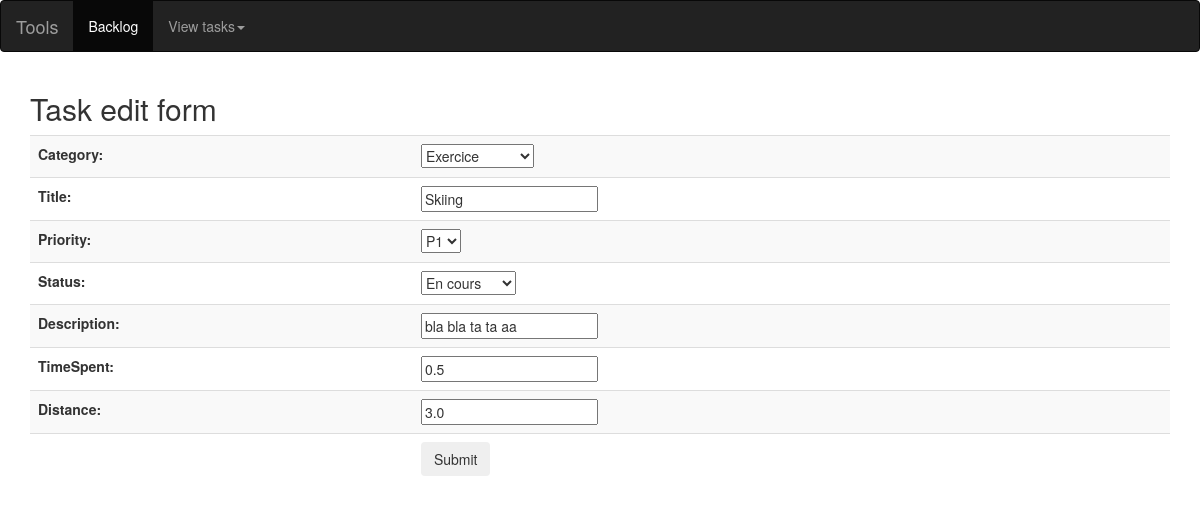
The app's page /todo/taskedit/12 with its own data.
### todo/models.py (models this page shows, shortened)
class Todo(models.Model):
    priorityChoices = (
        ('1', 'P1'),
        ('2', 'P2'),
        ('3', 'P3'),
    )
    statusChoices = (
        ('ND', 'Non débuté'),
        ('EC', 'En cours'),
        ('T', 'Terminé'),
    )
    category = models.ForeignKey(Type, on_delete=models.SET_NULL, null=True)
    title = models.CharField(max_length=100)
    dateCreated = models.DateField(auto_now_add=True,null=True, blank=True)
    priority = models.CharField(max_length=3, choices=priorityChoices, default='1')
    status = models.CharField(max_length=10,choices=statusChoices,default='ND')
    description = models.CharField(max_length=100,default='',null=True,blank=True)
    timeSpent = models.FloatField(null=True,blank=True,default=None)
    distance = models.FloatField(null=True,blank=True,default=None)
    upDate = models.DateField(null=True,blank=True)
    def __init__(self, *args, **kwargs):
        super(Todo, self).__init__(*args, **kwargs)

### todo/views.py (the view)
# urls.py: path('todo/taskedit/', views.taskedit, name='taskedit'),
def taskedit(request,test=None):
    submitted = False
    if test != None:
        task = get_object_or_404(Todo, id=test)
    else:
        task = None
    if request.method == 'POST':
        form = TodoForm(request.POST, instance=task)
        if form.is_valid():
            form.save()
            return redirect('list')
    else:
        form = TodoForm(instance=task)
    if 'submitted' in request.GET:
        submitted = True
    result = str(test)
    return render(request, 'todo/taskedit.html',{'form': form, 'page_list': Todo.objects.all(),'submitted': submitted,'result':result})

### todo/forms.py
class TodoForm(ModelForm):
    class Meta:
        model = Todo
        fields = ['category', 'title', 'priority', 'status', 'description', 'timeSpent', 'distance']

### todo/models.py (called while the page is built)
    def __str__(self):
        return self.name

### todo/templates/todo/taskedit.html (shortened to what this page needs)
{% extends "basetodo.html" %}
{% block content %}
    <div class="container">
    <h2>Task edit form</h2>
    {% if submitted %}
        <p class="success">Your task was updated.</p>
    {% else %}
        <form action="" method="post" novalidate>
            <table class="table table-striped">
                {{ form.as_table }}
                <tr>
                    <td>&nbsp;</td>
                <td><input type="submit" class="btn btn-dark" value="Submit"></td>
                </tr>
            </table>
        </form>
    {% endif %}
    </div>
{% endblock content %}

### records on screen
Todo: category "Exercice", title "Skiing", priority "P1", status "En cours", description "bla bla ta ta aa", timeSpent "0.5", distance "3.0"
